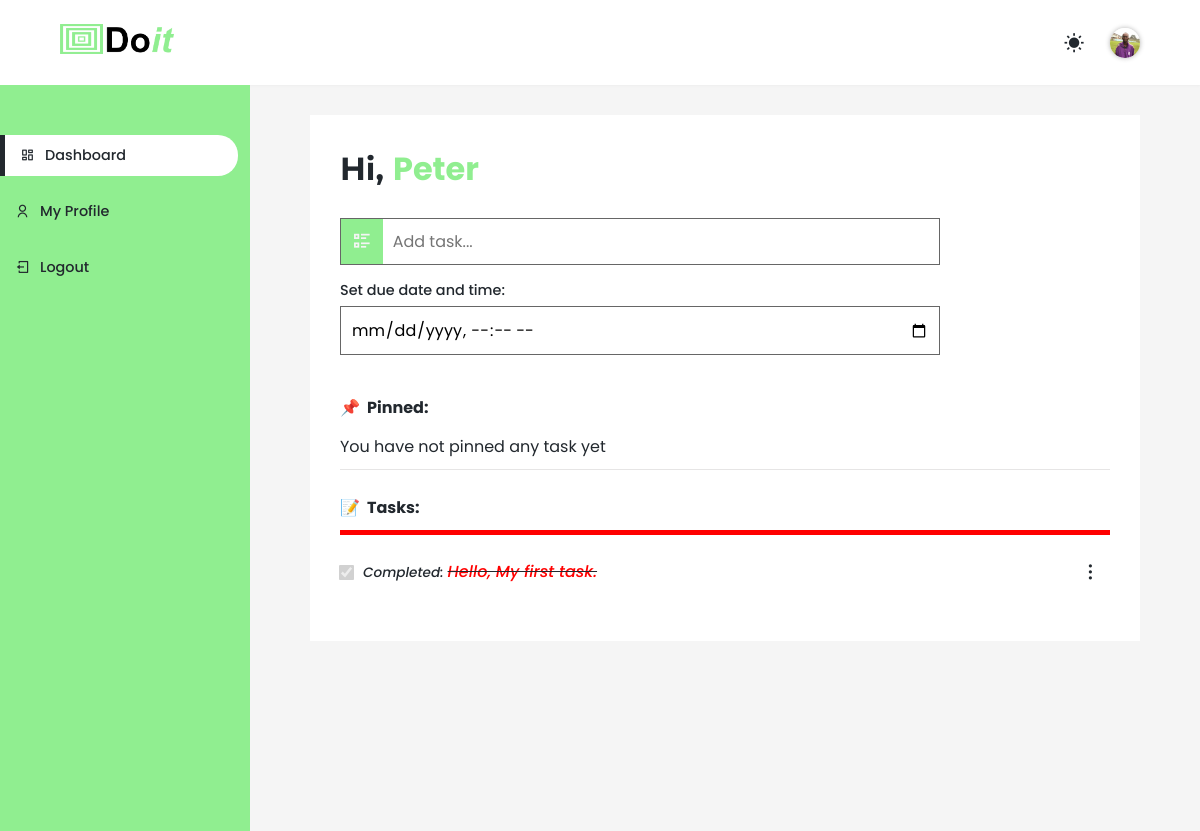
/dashboard (signed in), run on the app's committed database.
### main.py (models this page shows)
class User(UserMixin, db.Model):
    __tablename__ = "users"
    id: Mapped[int] = mapped_column(Integer, primary_key=True)
    email: Mapped[str] = mapped_column(String(250), unique=True, nullable=False)
    name: Mapped[str] = mapped_column(String(250), nullable=False)
    password: Mapped[str] = mapped_column(String(250), nullable=False)
    date_joined: Mapped[datetime] = mapped_column(DateTime, nullable=False)
    profile_pic: Mapped[str] = mapped_column(String(250), nullable=True)
    tasks_added: Mapped[int] = mapped_column(Integer, default=0, nullable=False)
    tasks_completed: Mapped[int] = mapped_column(Integer, default=0, nullable=False)
    tasks = relationship("Task", back_populates="user")

class Task(db.Model):
    __tablename__ = "tasks"
    id: Mapped[int] = mapped_column(Integer, primary_key=True)
    user_id: Mapped[int] = mapped_column(Integer, db.ForeignKey("users.id"), nullable=False)
    user = relationship("User", back_populates="tasks")
    task: Mapped[str] = mapped_column(Text, nullable=False)
    due_date: Mapped[datetime] = mapped_column(DateTime, nullable=False)
    created_at: Mapped[datetime] = mapped_column(DateTime, nullable=False)
    completed_at: Mapped[datetime] = mapped_column(DateTime, nullable=True)
    is_completed: Mapped[bool] = mapped_column(Boolean, default=False, nullable=False)
    is_pinned: Mapped[bool] = mapped_column(Boolean, default=False, nullable=False)
    reminder_sent: Mapped[bool] = mapped_column(Boolean, default=False, nullable=False)

### main.py (the view, shortened to what this page needs)
@app.route("/dashboard", methods=['GET', 'POST'])
@login_required
def dashboard():
    form = AddTask()
    stmt = select(Task).where(Task.user_id == current_user.id)
    task_row = db.session.scalars(stmt).all()
    complete_forms = {task.id: CompleteTaskForm() for task in task_row}
    first_name = current_user.name.split(" ")[0]
    return render_template("dashboard.html", active_page="dashboard", name=first_name, form=form, user = current_user, tasks=task_row, complete_forms=complete_forms)

### forms.py
class AddTask(FlaskForm):
    add_task = StringField(validators=[DataRequired()] )
    due_date = DateTimeLocalField("Set due date and time:", format="%Y-%m-%dT%H:%M", validators=[DataRequired()])

class CompleteTaskForm(FlaskForm):
    checkbox = BooleanField()

### main.py (called while the page is built)
@login_manager.user_loader
def load_user(user_id):
    return db.get_or_404(User, user_id)

### templates/dashboard.html (shortened to what this page needs)
{% extends "base.html" %}
{% block body%}
    {% include "dashboard_header.html" with context  %}
    <main class="db-section">
        <div class="container">
            <div class="dash-inner">
                <h2>Hi, <span style="color :#90ee90">{{ name }}</span></h2>
                <form action="{{ url_for('dashboard') }}" method="post" class="Form" novalidate>
                    <div class="inputFi">
                        <div class="add_task">
                            <i class="ri-list-check-2"></i>
                            {{ form.add_task(placeholder='Add task...') }}
                        </div>
                        {{ form.due_date.label(style='display: inline-block;margin: 15px 0 5px 0;font-size: 0.9rem;font-weight: 500;') }}
                        <div class="add_task">
                            {{ form.due_date }}
                        </div>
                    </div>
                </form>
                <div class="pin-task">
                    <div class="txt">
                        <strong style="display: inline-flex;margin-bottom: 15px;"><span style="margin-right: 7px;">📌</span>Pinned:</strong>
                    </div>
                    {% if tasks %}
                        {% set pinned_tasks = tasks | selectattr('is_pinned') | list %}
                        {% if pinned_tasks|length == 0 %}
                            <p style="font-size: 1rem;">You have not pinned any task yet</p>
                        {% endif %}
                    {% else %}
                        <p>❌ No task available to be pinned</p>
                    {% endif %}
                </div>
                <div class="task-txt">
                    <strong><span style="margin-right: 7px;">📝</span>Tasks:</strong>
                </div>
                {% if tasks %}
                    {% for item in tasks %}
                        {% if item.is_pinned == False %}
                        <div class="flex-te">
                            <div class="text-chek">
                                <form action="{{ url_for('complete_task', task_id=item.id) }}" method="post">
                                    {{ complete_forms[item.id].checkbox(
                                        class='checkbox',
                                        onchange="this.form.submit(); this.disabled = true;"
                                        , checked=item.is_completed, disabled=item.is_completed
                                    ) }}
                                </form>
                                <p>
                                    {% if item.is_completed %}
                                        <span style="font-size: 0.85rem;"><i>Completed: </i></span>
                                        <strike><i style="color: red">{{ item.task }}</i></strike>
                                    {% else %}
                                        {{ item.task }}
                                    {% endif %}
                                </p>
                            </div>
                            <div class="edit-items">
                                <i class="ri-more-2-line edit-i"></i>
                            </div>
                        </div>
                        {% endif %}
                    {% endfor %}
                {% else %}
                    <p>❌ No task yet, kindly add task</p>
                {% endif %}
            </div>
        </div>
    </main>
{% endblock %}

### templates/dashboard_header.html (shortened to what this page needs)
{% block head %}
    <link rel="stylesheet" href="{{ url_for('static', filename='css/style.css') }}">
    <link rel="stylesheet" href="{{ url_for('static', filename='css/dashboard.css') }}">
{% endblock %}
<header class="header">
    <div class="container">
        <div class="logo">
            <img src="../static/images/logo.png" class="logo-black" alt="logo">
        </div>
        <div style="display: flex;align-items: center;">
            <div class="light-dark" onclick="darkLight()">
                <i class="ri-sun-fill one"></i>
            </div>
            <a href="{{ url_for('user_profile') }}" class="user-icon b-screen">
                {% if user.profile_pic %}
                    <img src="{{ url_for('static', filename='profile_pics/' + user.profile_pic) }}" alt="profile" class="profile-pic" />
                {% else %}
                    <img src="{{ url_for('static', filename='images/user_profile.png') }}" alt="profile" class="profile-pic" />
                {% endif %}
            </a>
        </div>
    </div>
</header>
<div class="sidebar" id="nav">
    <ul>
        <li class="{% if active_page == 'dashboard' %}active{% endif %}">
            <a href="{{ url_for('dashboard') }}">
                <i class="ri-dashboard-line"></i> Dashboard
            </a>
        </li>
        <li class="{% if active_page == 'profile' %}active{% endif %}">
            <a href="{{ url_for('user_profile') }}">
                <i class="ri-user-line"></i> My Profile
            </a>
        </li>
        <li>
            <a href="{{ url_for('logout') }}">
                <i class="ri-logout-box-line"></i> Logout
            </a>
        </li>
    </ul>
</div>

### static/css/style.css (style rules this page uses)
* { margin: 0; padding: 0; box-sizing: border-box; font-family: "Poppins", sans-serif; }
:root { --green-color: #90ee90; --green-color2: #90ee907a; --yellow-color: #dcb517; --accent-color: dodgerblue; --box-shadow: ; --transition: 300ms ease-in-out; --dark: #22282e; --light: #f5f5f5; --box-shadow: 0px 0px 3px rgba(116, 115, 115, 0.1); --box-shadow2: 0px 0px 5px rgba(0, 0, 0, 0.3); --grey: #e6e5e5; }
body { background-color: var(--light); color: var(--dark); }
a { text-decoration: none; font-size: 0.9; color: var(--dark); }
li { list-style: none; font-size: 0.9rem; }
p { font-size: 0.9rem; line-height: 1.5; }
h1, h2 { font-family: "Montserrat", sans-serif; }
h2 { font-size: 2rem; }
.container { padding: 0 60px; }
.header { position: fixed; width: 100%; top: 0; left: 0; z-index: 9999; background-color: #fff; box-shadow: var(--box-shadow); }
.header .container { height: 85px; display: flex; align-items: center; justify-content: space-between; }
.header .logo img { height: 30px; }
.header .light-dark { position: relative; cursor: pointer; }
.header .light-dark i { font-size: 1.3rem; font-weight: 500; padding: 10px; display: inline-block; transition: var(--transition); }

### static/css/dashboard.css (style rules this page uses)
.header .user-icon { height: 30px; width: 30px; overflow: hidden; border-radius: 50%; margin-left: 15px; background-color: #fff; box-shadow: var(--box-shadow2); }
.header .user-icon img { width: 100%; object-fit: cover; }
.sidebar { position: fixed; top: 85px; left: 0; height: 100vh; width: 250px; background-color: var(--green-color); color: #fff; overflow-y: auto; z-index: 9999; padding-top: 50px; }
.sidebar li a { display: block; width: 95%; margin-bottom: 15px; padding: 10px 15px; border-radius: 0 20px 20px 0; transition: var(--transition); font-weight: 500; display: flex; align-items: center; }
.sidebar .active a, .sidebar li a:hover { border-left: 5px solid var(--dark); background-color: #fff; color: var(--dark); }
.sidebar li a i { margin-right: 10px; }
.db-section { margin: 85px 0 150px 250px; padding: 30px 0 40px 0; }
.db-section .dash-inner { padding: 30px; background-color: #fff; }
.db-section h2 { margin-bottom: 25px; }
.db-section .Form { margin-top: 7px; max-width: 600px; display: flex; align-items: flex-end; width: 100%; padding: 0!important; }
.db-section .Form .add_task { position: relative; width: 100%; display: flex; border: 1px solid #666; overflow: hidden; }
.db-section .Form .add_task i { font-size: 1.3rem; padding: 10px; background-color: var(--green-color); color: var(--light); }
.inputFi { width: 100%; }
.db-section .Form .add_task input { display: inline-block; width: 100%; border: none; outline: none; padding: 10px; background-color: transparent; font-size: 1rem; }
.task-txt { margin-bottom: 25px; padding-bottom: 10px; border-bottom: 5px solid red; }
.pin-task { margin: 40px 0 25px 0; padding-bottom: 10px; border-bottom: 1px solid var(--grey); }
.flex-te { width: 100%; display: flex; align-items: flex-start; justify-content: space-between; align-items: center; gap: 20px; margin-bottom: 25px; position: relative; }
.flex-te .text-chek { display: flex; align-items: flex-start; }
.flex-te .text-chek input { margin: 6px 10px 0 0; cursor: pointer; }
.flex-te .text-chek p { font-size: 1rem; font-weight: 500; }
.flex-te .edit-items { position: relative; }
.flex-te .edit-items .edit-i { padding: 10px; cursor: pointer; font-weight: 700; font-size: 1.2rem; transition: var(--transition); border-radius: 50%; }
.checkbox { transform: scale(1.2); }

### data on the page
User: profile_pic (picture)
Task: task "Hello, My first task."

### other printed values
{{ name }} "Peter"
